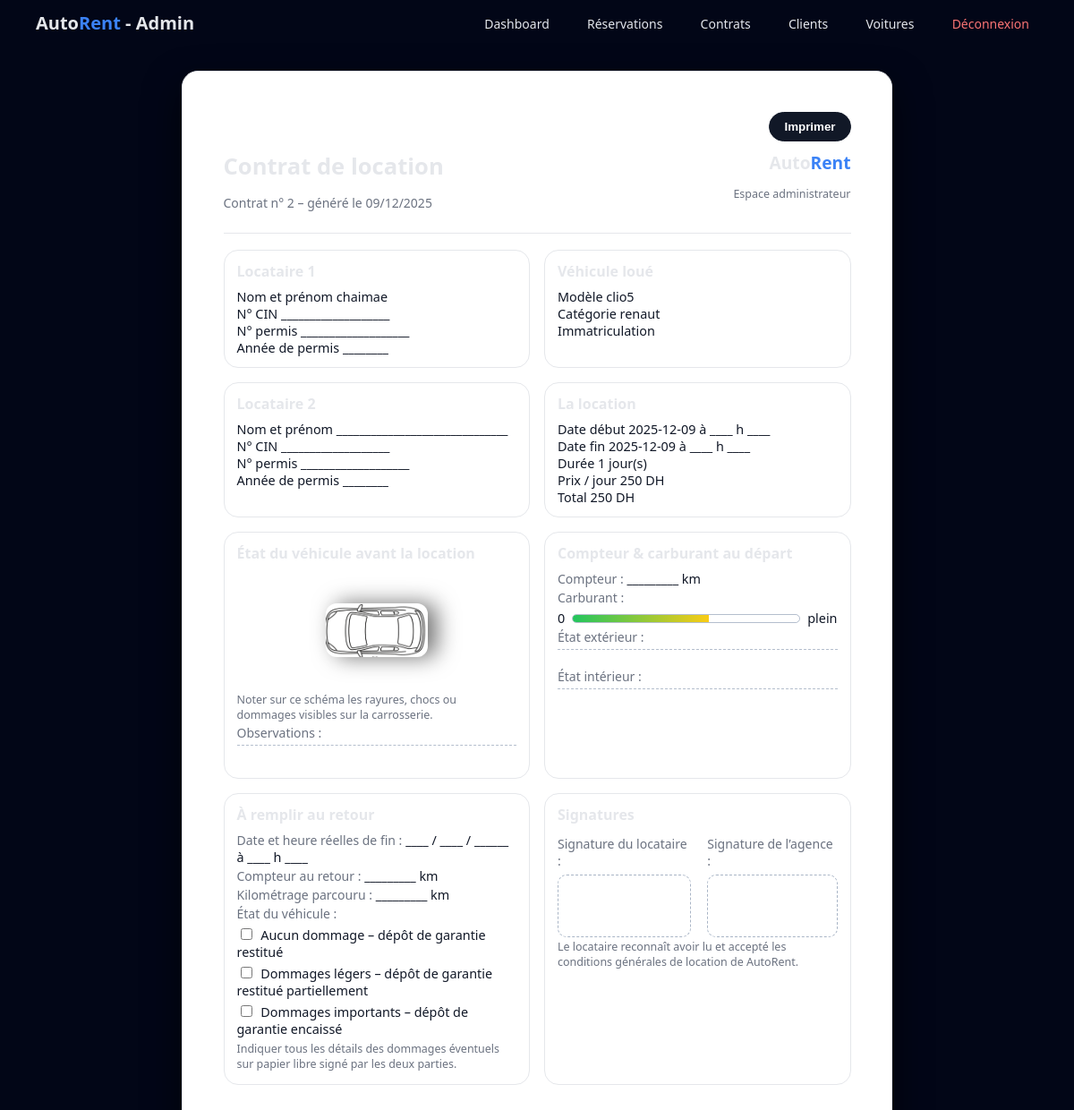
The page /admin/reservations/2/facture (signed in) on the database its author committed.
### tables this page shows
CREATE TABLE demandes(
            id INTEGER PRIMARY KEY AUTOINCREMENT,
            nom TEXT,
            tel TEXT,
            email TEXT,
            ville TEXT,
            date_debut TEXT,
            date_fin TEXT,
            voiture TEXT,
            notes TEXT,
            statut TEXT DEFAULT 'En attente',
            created_at TEXT
        );

CREATE TABLE voitures(
            id INTEGER PRIMARY KEY AUTOINCREMENT,
            nom TEXT,
            categorie TEXT,
            prix_jour REAL,
            immatriculation TEXT,
            statut TEXT DEFAULT 'Disponible',
            image TEXT
        );

### app.py (the view)
@app.route("/admin/reservations/<int:rid>/facture")
def admin_facture(rid):
    if not require_admin():
        return redirect(url_for("login"))
    conn = get_conn()
    cur = conn.cursor()
    cur.execute("SELECT * FROM demandes WHERE id=?", (rid,))
    d = cur.fetchone()
    if not d:
        conn.close()
        return "Réservation introuvable", 404
    jours = 1
    prix_jour = None
    total = None
    try:
        if d["date_debut"] and d["date_fin"]:
            dd = datetime.strptime(d["date_debut"], "%Y-%m-%d")
            df = datetime.strptime(d["date_fin"], "%Y-%m-%d")
            jours = (df - dd).days
            if jours <= 0:
                jours = 1
    except Exception:
        jours = 1
    cur.execute(
        "SELECT prix_jour, immatriculation, categorie FROM voitures WHERE nom=? LIMIT 1",
        (d["voiture"],)
    )
    v = cur.fetchone()
    if v and v["prix_jour"]:
        prix_jour = v["prix_jour"]
        total = prix_jour * jours
    conn.close()
    today = datetime.now().strftime("%d/%m/%Y")
    return render_template(
        "admin_facture.html",
        d=d,
        v=v,
        jours=jours,
        prix_jour=prix_jour,
        total=total,
        today=today
    )

### app.py (called while the page is built)
def get_conn():
    conn = sqlite3.connect(DB_PATH, timeout=10)
    conn.row_factory = sqlite3.Row
    return conn

def require_admin():
    return bool(session.get("admin_ok"))

### templates/admin_facture.html (shortened to what this page needs)
{% extends "base_admin.html" %}
{% block content %}
<div class="facture-page">
<div class="print-actions">
  <button class="btn-print" onclick="window.print()">Imprimer</button>
</div>
  <header class="facture-header">
    <div>
      <h1>Contrat de location</h1>
      <p class="muted">
  Contrat n° {{ d.id }} – généré le {{ today or "" }}
</p>
    </div>
    <div class="facture-logo">
      <span class="logo-main">Auto<span>Rent</span></span>
      <p class="muted small">Espace administrateur</p>
    </div>
  </header>
<div class="facture-grid-2x2">
  <section class="facture-block">
    <h2>Locataire 1</h2>
    <div class="facture-field">
      <span class="label">Nom et prénom</span>
      <span class="value">{{ d.nom }}</span>
    </div>
    <div class="facture-field">
      <span class="label">N° CIN</span>
      <span class="value medium">___________________</span>
    </div>
    <div class="facture-field">
      <span class="label">N° permis</span>
      <span class="value medium">___________________</span>
    </div>
    <div class="facture-field">
      <span class="label">Année de permis</span>
      <span class="value small">________</span>
    </div>
  </section>
  <section class="facture-block">
    <h2>Véhicule loué</h2>
    <div class="facture-field">
      <span class="label">Modèle</span>
      <span class="value">{{ d.voiture }}</span>
    </div>
    <div class="facture-field">
      <span class="label">Catégorie</span>
      <span class="value">{{ v.categorie if v else "—" }}</span>
    </div>
    <div class="facture-field">
      <span class="label">Immatriculation</span>
    </div>
  </section>
  <section class="facture-block">
    <h2>Locataire 2</h2>
    <div class="facture-field">
      <span class="label">Nom et prénom</span>
      <span class="value">______________________________</span>
    </div>
    <div class="facture-field">
      <span class="label">N° CIN</span>
      <span class="value medium">___________________</span>
    </div>
    <div class="facture-field">
      <span class="label">N° permis</span>
      <span class="value medium">___________________</span>
    </div>
    <div class="facture-field">
      <span class="label">Année de permis</span>
      <span class="value small">________</span>
    </div>
  </section>
  <section class="facture-block">
    <h2>La location</h2>
    <div class="facture-field">
      <span class="label">Date début</span>
      <span class="value">{{ d.date_debut }} à ____ h ____</span>
    </div>
    <div class="facture-field">
      <span class="label">Date fin</span>
      <span class="value">{{ d.date_fin }} à ____ h ____</span>
    </div>
    <div class="facture-field">
      <span class="label">Durée</span>
      <span class="value small">{{ jours }} jour(s)</span>
    </div>
    <div class="facture-field">
      <span class="label">Prix / jour</span>
      <span class="value small">
        {% if prix_jour %}{{ '%.0f'|format(prix_jour) }} DH{% else %}—{% endif %}
      </span>
    </div>
    <div class="facture-field">
      <span class="label">Total</span>
      <span class="value small">
        {% if total %}{{ '%.0f'|format(total) }} DH{% else %}—{% endif %}
      </span>
    </div>
  </section>
</div>
  <div class="facture-grid-2">
    <section class="facture-block">
      <h2>État du véhicule avant la location</h2>
      <div class="schema-container">
    <img src="{{ url_for('static', filename='car_schema.png') }}" alt="Schéma véhicule" class="car-schema">
</div>
      <p class="muted small">
        Noter sur ce schéma les rayures, chocs ou dommages visibles sur la carrosserie.
      </p>
      <p class="mt-8"><span class="muted">Observations :</span></p>
      <div class="facture-lines"></div>
    </section>
    <section class="facture-block">
      <h2>Compteur & carburant au départ</h2>
      <p><span class="muted">Compteur :</span> _________ km</p>
      <p><span class="muted">Carburant :</span></p>
      <div class="fuel-gauge">
        <span>0</span>
        <div class="fuel-bar">
          <div class="fuel-level"></div>
        </div>
        <span>plein</span>
      </div>
      <p class="mt-8"><span class="muted">État extérieur :</span></p>
      <div class="facture-lines small"></div>
      <p class="mt-8"><span class="muted">État intérieur :</span></p>
      <div class="facture-lines small"></div>
    </section>
  </div>
  <div class="facture-grid-2">
    <section class="facture-block">
      <h2>À remplir au retour</h2>
      <p><span class="muted">Date et heure réelles de fin :</span> ____ / ____ / ______ à ____ h ____</p>
      <p><span class="muted">Compteur au retour :</span> _________ km</p>
      <p><span class="muted">Kilométrage parcouru :</span> _________ km</p>
      <p class="mt-8"><span class="muted">État du véhicule :</span></p>
      <label class="checkbox-line">
        <input type="checkbox"> Aucun dommage – dépôt de garantie restitué
      </label>
      <label class="checkbox-line">
        <input type="checkbox"> Dommages légers – dépôt de garantie restitué partiellement
      </label>
      <label class="checkbox-line">
        <input type="checkbox"> Dommages importants – dépôt de garantie encaissé
      </label>
      <p class="muted small mt-8">
        Indiquer tous les détails des dommages éventuels sur papier libre signé par les deux parties.
      </p>
    </section>
    <section class="facture-block">
      <h2>Signatures</h2>
      <div class="sign-row">
        <div>
          <p class="muted">Signature du locataire :</p>
          <div class="signature-box"></div>
        </div>
        <div>
          <p class="muted">Signature de l’agence :</p>
          <div class="signature-box"></div>
        </div>
      </div>
      <p class="muted small mt-16">
        Le locataire reconnaît avoir lu et accepté les conditions générales de location
        de AutoRent.
      </p>
    </section>
  </div>
</div>
{% endblock %}

### static/style.css (style rules this page uses)
body { margin:0; font-family: system-ui, sans-serif; background:#f6f7fb; color:#111; }
* { box-sizing:border-box; }
.muted { color:#6b7280; font-size:14px; }
h1,h2,h3 { margin:0 0 8px 0; }
section { padding:14px 0; }
input, select, textarea { font-family:inherit; }
body { background: radial-gradient(900px 500px at 10% -10%, #1a2a6c 0%, transparent 60%), radial-gradient(900px 600px at 90% -5%, #0f4c81 0%, transparent 60%), #05060f; color:#fff; }

### static/admin_style.css (style rules this page uses)
body { margin: 0; font-family: system-ui, -apple-system, BlinkMacSystemFont, "Segoe UI", sans-serif; }
.facture-page { max-width: 980px; margin: 0 auto; background: #020617; border-radius: 18px; padding: 22px 24px 26px; border: 1px solid #1f2937; box-shadow: 0 18px 40px rgba(0,0,0,0.65); font-size: 0.9rem; color:#111827; }
.facture-page .facture-block { background:#ffffff; border:1px solid #e5e7eb; }
.facture-page h1, .facture-page h2 { color:#111827; }
.facture-page .muted { color:#6b7280; }
.facture-header { border-bottom:1px solid #e5e7eb; padding-bottom:10px; margin-bottom:18px; }
.facture-header { display: flex; justify-content: space-between; align-items: flex-start; gap: 16px; margin-bottom: 18px; }
.facture-header h1 { margin: 0 0 4px; font-size: 1.6rem; color: #e5e7eb; }
.facture-logo { text-align: right; }
.facture-logo .logo-main { font-weight: 700; font-size: 1.2rem; color: #e5e7eb; }
.facture-logo .logo-main span { color: #3b82f6; }
.facture-logo .small { font-size: 0.75rem; }
.facture-grid-2 { display: grid; grid-template-columns: minmax(0, 1.1fr) minmax(0, 1.1fr); gap: 16px; margin-bottom: 16px; }
.facture-block { background: #020617; border-radius: 16px; border: 1px solid #1f2937; padding: 12px 14px; }
.facture-block h2 { margin: 0 0 8px; font-size: 1rem; color: #e5e7eb; }
.facture-block p { margin: 2px 0; }
.mt-8 { margin-top: 8px; }
.mt-16 { margin-top: 16px; }
.facture-block input[type="checkbox"] { margin-right: 6px; }
.facture-lines { border-top: 1px dashed rgba(148,163,184,0.7); margin-top: 4px; padding-top: 24px; }
.facture-lines.small { padding-top: 18px; }
.car-schema { margin: 8px 0 6px; display:flex; justify-content:center; }
.fuel-gauge { display:flex; align-items:center; gap:8px; margin-top:4px; }
.fuel-bar { flex:1; height:10px; border-radius:999px; border:1px solid rgba(148,163,184,0.7); overflow:hidden; }
.fuel-level { width:60%; height:100%; background:linear-gradient(90deg,#22c55e,#facc15); }
.sign-row { display:flex; gap:18px; margin-top:10px; }
.signature-box { margin-top:6px; border-radius:10px; border:1px dashed rgba(148,163,184,0.8); height:70px; }
.checkbox-line { display:block; margin:4px 0; }
.muted { color:#9ca3af; }
.muted.small { font-size:0.78rem; }
.schema-container { text-align:center; padding:10px 0; }
.car-schema { width: 50%; max-width: 60px; display: block; margin: 0 auto; border-radius: 12px; box-shadow: 0 10px 25px rgba(0,0,0,0.55); transform: rotate(-90deg); }
.facture-grid-2x2 { display:grid; grid-template-columns: 1fr 1fr; gap:16px; margin-bottom:16px; }
.facture-page { width: 210mm; min-height: 297mm; margin: 0 auto; background: #fff; padding: 12mm; border: 1px solid #e5e7eb; box-sizing: border-box; color:#111827; }
.print-actions { display:flex; justify-content:flex-end; margin-bottom:10px; }
.btn-print { padding:8px 16px; border-radius:999px; border:1px solid #111827; background:#111827; color:white; font-weight:600; cursor:pointer; transition:0.2s; }

### rows shown on the page
demandes: id "2", nom "chaimae", voiture "clio5", date_debut "2025-12-09", date_fin "2025-12-09"
voitures: categorie "renaut", prix_jour "250"

### other values the page prints
{{ jours }} "1"
{{ '%.0f'|format(total) }} "250"
